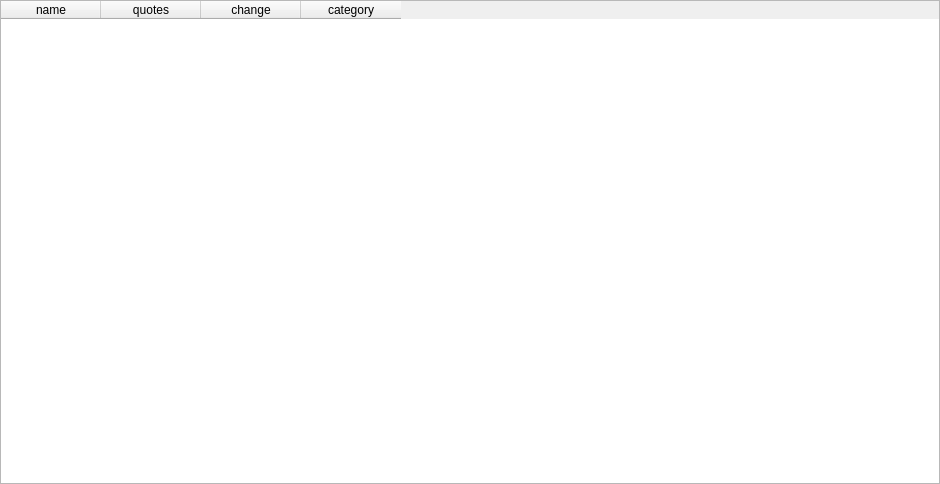
<?xml version="1.0" encoding="UTF-8"?>
<ui version="4.0">
 <class>TradingInstruments</class>
 <widget class="QDialog" name="TradingInstruments">
  <property name="geometry">
   <rect>
    <x>0</x>
    <y>0</y>
    <width>940</width>
    <height>484</height>
   </rect>
  </property>
  <property name="windowTitle">
   <string>Dialog</string>
  </property>
  <property name="styleSheet">
   <string notr="true">QDialog#TradingInstruments {
	border:
}</string>
  </property>
  <widget class="QTableWidget" name="instrumentsTable">
   <property name="geometry">
    <rect>
     <x>0</x>
     <y>0</y>
     <width>940</width>
     <height>484</height>
    </rect>
   </property>
   <property name="styleSheet">
    <string notr="true"/>
   </property>
   <column>
    <property name="text">
     <string>name</string>
    </property>
   </column>
   <column>
    <property name="text">
     <string>quotes</string>
    </property>
   </column>
   <column>
    <property name="text">
     <string>change</string>
    </property>
   </column>
   <column>
    <property name="text">
     <string>category</string>
    </property>
   </column>
  </widget>
 </widget>
 <resources/>
 <connections/>
</ui>
